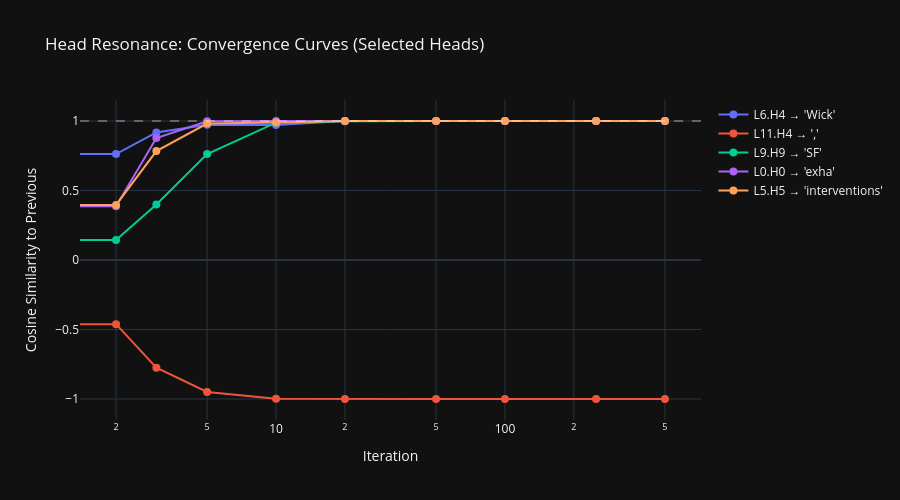

The notebook cell this image was saved under:
### Markdown cell above
### 6c. Selected Head Convergence Curves

### Code cell
# ============================================================
# VIS 6c: SELECTED HEAD CONVERGENCE CURVES
# ============================================================

sorted_heads = sorted(
    head_results.keys(),
    key=lambda k: head_results[k][-1]["cosine_sim_to_prev"],
    reverse=True
)

interesting_heads = [
    sorted_heads[0],    # Fastest converging
    sorted_heads[-1],   # Slowest converging
    (9, 9),             # The EXP_002 'regeneration' head
    (0, 0),             # First head
    (5, 5),             # Mid-network
]
seen = set()
interesting_heads = [h for h in interesting_heads if not (h in seen or seen.add(h))]

fig_curves = go.Figure()
for (layer, head) in interesting_heads:
    snapshots = head_results[(layer, head)]
    iters = [s["iteration"] for s in snapshots]
    cos_sims = [s["cosine_sim_to_prev"] for s in snapshots]
    final_token = snapshots[-1]["top_tokens"][0][0].replace('\n', '\\n').strip()
    fig_curves.add_trace(go.Scatter(
        x=iters, y=cos_sims,
        mode='lines+markers',
        name=f"L{layer}.H{head} → '{final_token}'",
        marker=dict(size=8),
    ))

fig_curves.update_layout(
    title="Head Resonance: Convergence Curves (Selected Heads)",
    xaxis_title="Iteration",
    yaxis_title="Cosine Similarity to Previous",
    xaxis_type="log",
    template="plotly_dark",
    height=500,
)
fig_curves.add_hline(y=1.0, line_dash="dash", line_color="white", opacity=0.3)
fig_curves.show()

### Figure 1 — Plotly figure (JSON) as saved in the notebook; plotly's stock layout.template omitted (floating-point values rounded to 4 significant figures)
{"data": [{"marker": {"size": 8}, "mode": "lines+markers", "name": "L6.H4 → 'Wick'", "type": "scatter", "x": [0, 2, 3, 5, 10, 20, 50, 100, 250, 500], "y": [1.0, 0.762, 0.9178, 0.9738, 0.9707, 1.0, 1.0, 1.0, 1.0, 1.0]}, {"marker": {"size": 8}, "mode": "lines+markers", "name": "L11.H4 → ','", "type": "scatter", "x": [0, 2, 3, 5, 10, 20, 50, 100, 250, 500], "y": [1.0, -0.4614, -0.7746, -0.949, -0.9973, -0.9999, -1.0, -1.0, -1.0, -1.0]}, {"marker": {"size": 8}, "mode": "lines+markers", "name": "L9.H9 → 'SF'", "type": "scatter", "x": [0, 2, 3, 5, 10, 20, 50, 100, 250, 500], "y": [1.0, 0.1438, 0.3993, 0.7628, 0.9878, 0.9987, 1.0, 1.0, 1.0, 1.0]}, {"marker": {"size": 8}, "mode": "lines+markers", "name": "L0.H0 → 'exha'", "type": "scatter", "x": [0, 2, 3, 5, 10, 20, 50, 100, 250, 500], "y": [1.0, 0.3868, 0.8774, 0.9973, 1.0, 1.0, 1.0, 1.0, 1.0, 1.0]}, {"marker": {"size": 8}, "mode": "lines+markers", "name": "L5.H5 → 'interventions'", "type": "scatter", "x": [0, 2, 3, 5, 10, 20, 50, 100, 250, 500], "y": [1.0, 0.3961, 0.7839, 0.9812, 0.9893, 0.9991, 1.0, 1.0, 1.0, 1.0]}], "layout": {"height": 500, "shapes": [{"line": {"color": "white", "dash": "dash"}, "opacity": 0.3, "type": "line", "x0": 0, "x1": 1, "xref": "x domain", "y0": 1.0, "y1": 1.0, "yref": "y"}], "title": {"text": "Head Resonance: Convergence Curves (Selected Heads)"}, "xaxis": {"title": {"text": "Iteration"}, "type": "log"}, "yaxis": {"title": {"text": "Cosine Similarity to Previous"}}}}
